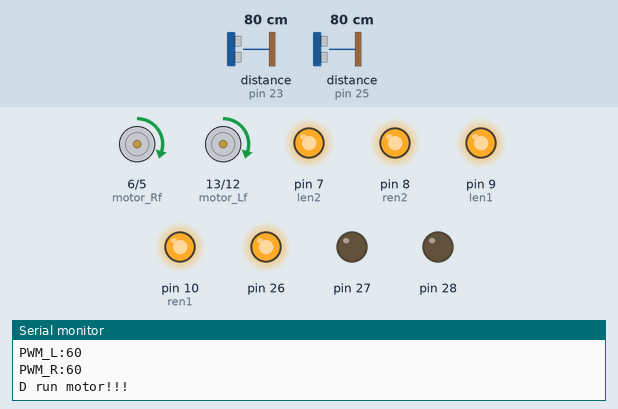
A sketch run on a simulated Arduino Mega 2560, built with avr-gcc and run on an emulated ATmega2560. Shown: motor-driver pin pairs drawn as motors (green arrow = first pin HIGH = forward, orange = second pin HIGH = backward, longer = more drive), output pins drawn as LEDs (lit = HIGH), the last lines printed to the serial monitor. Inputs (shaded band) come from the test bench; at power-on: distance to the obstacle (sensors on pin 23, pin 25) 80 cm. The echo pulse lasts 58.3 µs per cm.

Above: at 1.2 s.
1.3 s: distance to the obstacle (sensor on pin 23) set to 2 cm
At 2.9 s:
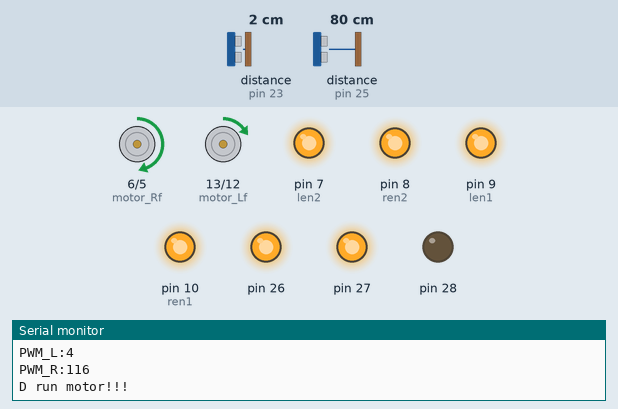
3.2 s: distance to the obstacle (sensor on pin 25) set to 65 cm
5.7 s: distance to the obstacle (sensor on pin 25) set to 57 cm
At 8.3 s:
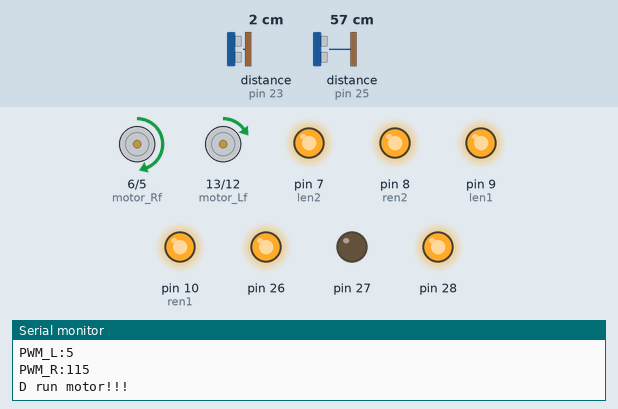
8.6 s: distance to the obstacle (sensor on pin 23) set to 24 cm
At 11.1 s:
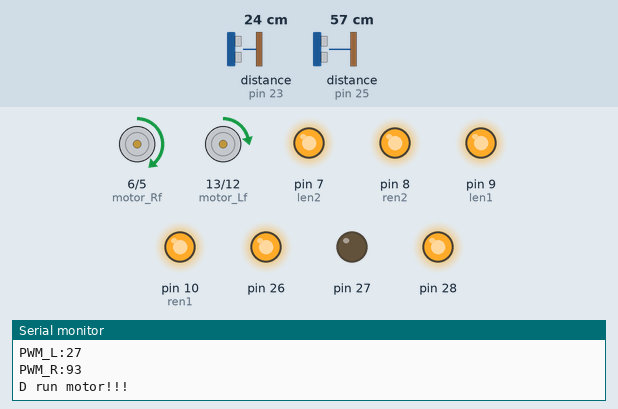
11.4 s: distance to the obstacle (sensor on pin 23) set to 29 cm
At 13.9 s:
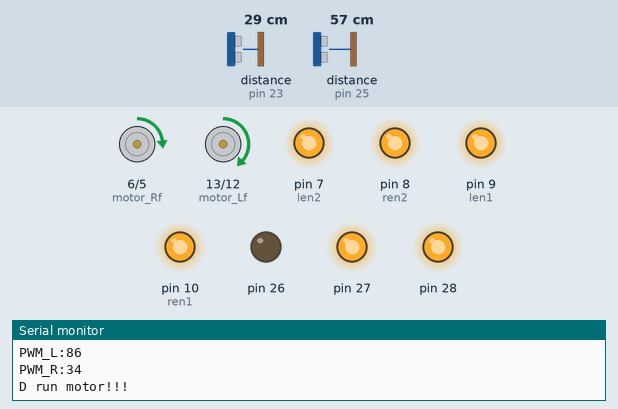
14.2 s: distance to the obstacle (sensor on pin 25) set to 2 cm
At 16.1 s:
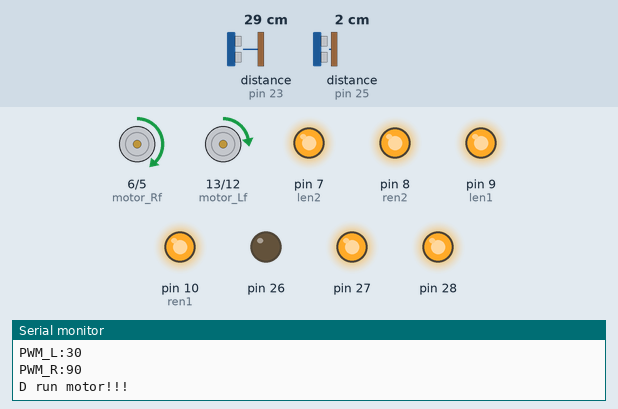
Timing chart, 0 to 17.6 s (numbered marks = the images above; inputs shaded):
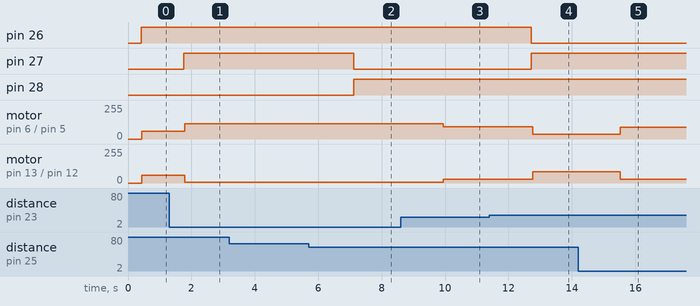

The sketch:

Tracking_motor_v2.ino
```cpp
#include <Ultrasonic.h>
int ultra_trig_pin[2] = {22,24};
int ultra_echo_pin[2] = {23,25};
int TRACK_ultra_LED[3] = {26,27,28};

int motor_Lf = 13;
int motor_Lb = 12;
int motor_Rf = 6;
int motor_Rb = 5;

int len1 = 9;
int ren1 = 10;
int len2 = 7;
int ren2 = 8;

char Receiver, STAGE, STATE, pwmL[4], pwmR[4];
int PWM_L=0, PWM_R=0;
String commandStr;

Ultrasonic Ultra_F(ultra_trig_pin[0],ultra_echo_pin[0]);
Ultrasonic Ultra_B(ultra_trig_pin[1],ultra_echo_pin[1]);


void setup(){

    // ultra pins
    pinMode(22,OUTPUT);
    pinMode(24,OUTPUT);
    pinMode(23,INPUT);
    pinMode(25,INPUT);

    // ultra LED pins
    pinMode(26,OUTPUT);
    pinMode(27,OUTPUT);
    pinMode(28,OUTPUT);

    // motor pins
    pinMode(5, OUTPUT);
    pinMode(6, OUTPUT);
    pinMode(12, OUTPUT);
    pinMode(13, OUTPUT);

    pinMode(len1,OUTPUT);
    pinMode(ren1,OUTPUT);
    pinMode(len2,OUTPUT);
    pinMode(ren2,OUTPUT);
    digitalWrite(len1,HIGH);
    digitalWrite(ren1,HIGH);
    digitalWrite(len2,HIGH);
    digitalWrite(ren2,HIGH);

    Serial.begin(9600);
}


void loop(){

    //Serial.println("A039898e");
    if(Serial.available()){
        commandStr = Serial.readStringUntil('e');
        Receiver = commandStr[0];
        STAGE = commandStr[1];
        STATE = commandStr[2];
    }

    int F_read=0, B_read=0;
    for(int i=0;i<20;i++){
        F_read += Ultra_F.read();
        B_read += Ultra_B.read();
        delay(10);
    }

    Serial.print("\nF: ");
    Serial.println(F_read/20);
    Serial.print("B: ");
    Serial.println(B_read/20);

    TRACK_ultra2pwm(PWM_L,PWM_R,F_read/20,B_read/20);

    Serial.print("PWM_L:");
    Serial.println(PWM_L);
    Serial.print("PWM_R:");
    Serial.println(PWM_R);

    runMotor(PWM_L,PWM_R);
    delay(1000);

}


void TRACK_ultra2pwm(int& L,int& R, int dist_F,int dist_B){

    int default_PWM = 60;
    int dist_Bound = 60;
    int dist_target = 30;
    int pwm_delta;
    double pwm_delta_const = 2.0;
    double dist_offset_const = 1.0;

    if(dist_F > dist_Bound && dist_B > dist_Bound){
        Serial.println("\nTRACK_ultra2pwm: no valid ultra value\n");
        L = default_PWM;
        R = default_PWM;
        igniteLED(TRACK_ultra_LED,'2'); // red
    }
    else if(dist_F < dist_Bound && dist_B > dist_Bound){
        Serial.println("\nTRACK_ultra2pwm: Front ultra only\n");
        pwm_delta = dist_F-dist_target;
        L = default_PWM + pwm_delta*pwm_delta_const;
        R = default_PWM - pwm_delta*pwm_delta_const;
        igniteLED(TRACK_ultra_LED,'6'); // yellow
    }
    else if(dist_F > dist_Bound && dist_B < dist_Bound){
        Serial.println("\nTRACK_ultra2pwm: Backward ultra only\n");
        pwm_delta = dist_B-dist_target;
        L = default_PWM + pwm_delta*pwm_delta_const;
        R = default_PWM - pwm_delta*pwm_delta_const;
        igniteLED(TRACK_ultra_LED,'3'); // blue
    }else{
        Serial.println("\nTRACK_ultra2pwm: Consider both ultras\n");

        // average distance, offset distance
        int dist_avg = (dist_F + dist_B)/2;
        int dist_offset = dist_F - dist_B;
        pwm_delta = dist_avg-dist_target;

        if(abs(pwm_delta)<12){
            Serial.println("\nTRACK_ultra2pwm: Consider both ultras: offset adjust\n");
            L = default_PWM + dist_offset*dist_offset_const;
            R = default_PWM - dist_offset*dist_offset_const;
            igniteLED(TRACK_ultra_LED,'7'); // megenta

        }else{
            Serial.println("\nTRACK_ultra2pwm: Consider both ultras: dist_avg adjust\n");
            L = default_PWM + pwm_delta*pwm_delta_const;
            R = default_PWM - pwm_delta*pwm_delta_const;
            igniteLED(TRACK_ultra_LED,'5'); // cyan
        }

    }


}


void igniteLED(int LEDpins[] ,char choice){
  int R = LEDpins[0];
  int G = LEDpins[1];
  int B = LEDpins[2];

  switch(choice){
    case '0':
      light(R,G,B,0,0,0);  // light off
      break;

    case '1':
      light(R,G,B,255,255,255);  // white
      break;

    case '2':
      light(R,G,B,255,0,0);  // Red
      break;

    case '3':
      light(R,G,B,0,255,0);  // Green
      break;

    case '4':
      light(R,G,B,0,0,255);  // Blue
      break;

    case '5':
      light(R,G,B,0,255,255);  // Cyan
      break;

    case '6':
      light(R,G,B,255,255,0);  // Yellow
      break;

    case '7':
      light(R,G,B,255,0,255);  // Megenta
      break;

  }
}


void light(int R,int G,int B,int r,int g,int b){
  pinMode(R, OUTPUT);
  pinMode(G, OUTPUT);
  pinMode(B, OUTPUT);

    if(r==0){
      digitalWrite(R,LOW);
    }
    else{
      digitalWrite(R,HIGH);
    }
    if(g==0){
      digitalWrite(G,LOW);
    }
    else{
      digitalWrite(G,HIGH);
    }
    if(b==0){
      digitalWrite(B,LOW);
    }
    else{
      digitalWrite(B,HIGH);
    }

  }


void runMotor(int pwm_L, int pwm_R){

  Serial.println("D run motor!!!");
  if(pwm_L>0){
    analogWrite(motor_Lf,pwm_L);
    analogWrite(motor_Lb,0);
  }else{
    analogWrite(motor_Lf,0);
    analogWrite(motor_Lb,-pwm_L);
  }

  if(pwm_R>0){
    analogWrite(motor_Rf,pwm_R);
    analogWrite(motor_Rb,0);
  }else{
    analogWrite(motor_Rf,0);
    analogWrite(motor_Rb,-pwm_R);
  }

}
```

arduino_util.ino
```cpp

```

Measured:
- the behaviour switches between 61 and 60 cm on distance to the obstacle (sensor on pin 25) (found by bisection; images 1 and 2)
- the behaviour switches between 26 and 27 cm on distance to the obstacle (sensor on pin 23) (found by bisection; images 3 and 4)
- after the input at 1.3 s, pin 27: LOW → HIGH after 0.46 s; motor on pin 6 (motor_Rf) / pin 5 (motor_Rb): forward 60/255 → forward 116/255 after 0.48 s; motor on pin 13 (motor_Lf) / pin 12 (motor_Lb): forward 60/255 → forward 4/255 after 0.48 s
- after the input at 5.7 s, pin 27: HIGH → LOW after 1.4 s; pin 28: LOW → HIGH after 1.4 s; motor on pin 6 (motor_Rf) / pin 5 (motor_Rb): forward 116/255 → forward 115/255 after 1.5 s; motor on pin 13 (motor_Lf) / pin 12 (motor_Lb): forward 4/255 → forward 5/255 after 1.5 s
- after the input at 8.6 s, motor on pin 6 (motor_Rf) / pin 5 (motor_Rb): forward 115/255 → forward 93/255 after 1.3 s; motor on pin 13 (motor_Lf) / pin 12 (motor_Lb): forward 5/255 → forward 27/255 after 1.3 s
- after the input at 11.4 s, pin 26: HIGH → LOW after 1.3 s; pin 27: LOW → HIGH after 1.3 s; motor on pin 6 (motor_Rf) / pin 5 (motor_Rb): forward 93/255 → forward 34/255 after 1.4 s; motor on pin 13 (motor_Lf) / pin 12 (motor_Lb): forward 27/255 → forward 86/255 after 1.4 s
- after the input at 14.2 s, motor on pin 6 (motor_Rf) / pin 5 (motor_Rb): forward 34/255 → forward 90/255 after 1.3 s; motor on pin 13 (motor_Lf) / pin 12 (motor_Lb): forward 86/255 → forward 30/255 after 1.3 s
